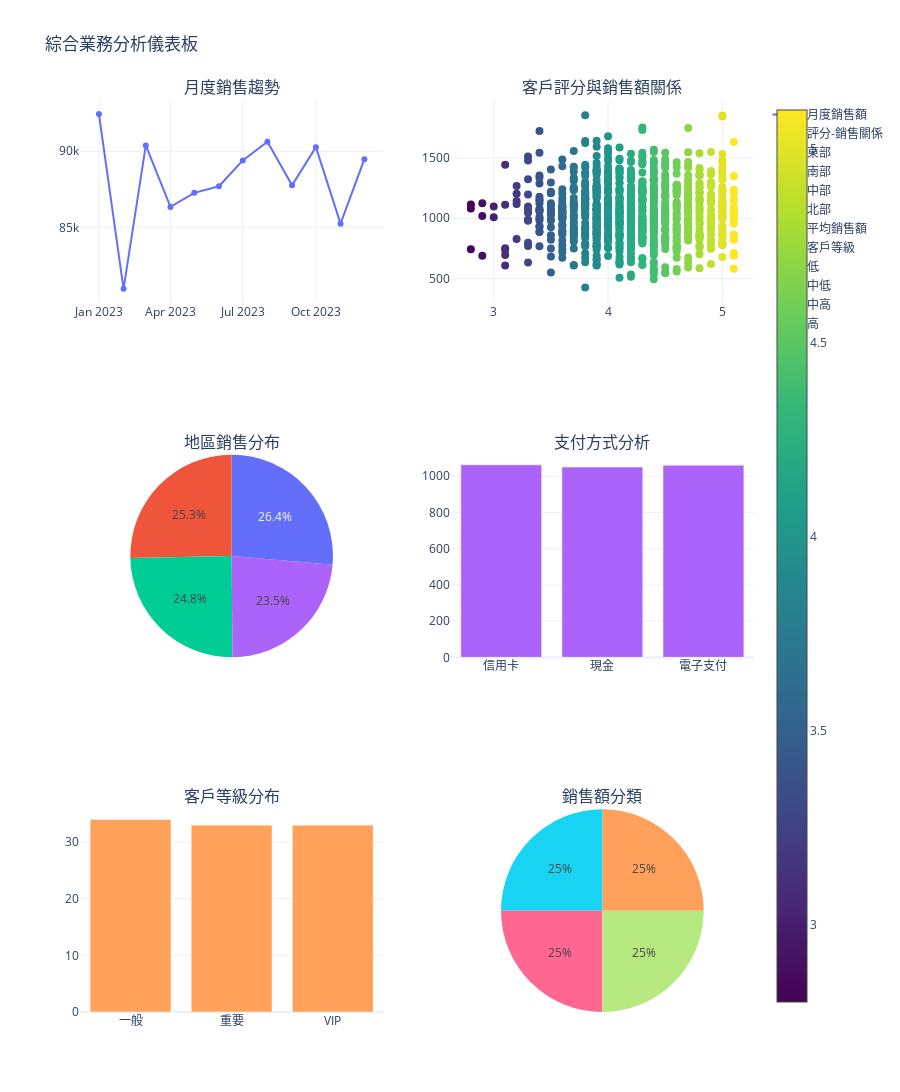

Notebook cell for this chart:
### Markdown cell above
## 2. 數據與圖表整合

### Code cell
def create_integrated_dashboard():
    """創建整合性儀表板"""
    # 1. 準備數據
    monthly_sales = df_processed.groupby('月份').agg({
        '銷售額': 'sum',
        '數量': 'sum',
        '客戶ID': 'nunique',
        '客戶評分': 'mean'
    }).round(2)
    
    # 2. 創建儀表板
    fig = make_subplots(
        rows=3, cols=2,
        subplot_titles=('月度銷售趨勢',
                       '客戶評分與銷售額關係',
                       '地區銷售分布',
                       '支付方式分析',
                       '客戶等級分布',
                       '銷售額分類'),
        specs=[[{'type': 'scatter'}, {'type': 'scatter'}],
               [{'type': 'pie'}, {'type': 'bar'}],
               [{'type': 'bar'}, {'type': 'pie'}]]
    )
    
    # 2.1 月度銷售趨勢
    fig.add_trace(
        go.Scatter(x=monthly_sales.index,
                  y=monthly_sales['銷售額'],
                  mode='lines+markers',
                  name='月度銷售額'),
        row=1, col=1
    )
    
    # 2.2 客戶評分與銷售額關係
    fig.add_trace(
        go.Scatter(x=df_processed['客戶評分'],
                  y=df_processed['銷售額'],
                  mode='markers',
                  marker=dict(
                      size=8,
                      color=df_processed['客戶評分'],
                      colorscale='Viridis',
                      showscale=True
                  ),
                  name='評分-銷售關係'),
        row=1, col=2
    )
    
    # 2.3 地區銷售分布
    region_sales = df_processed.groupby('地區')['銷售額'].sum()
    fig.add_trace(
        go.Pie(labels=region_sales.index,
               values=region_sales.values,
               name='地區分布'),
        row=2, col=1
    )
    
    # 2.4 支付方式分析
    payment_sales = df_processed.groupby('支付方式')['銷售額'].mean()
    fig.add_trace(
        go.Bar(x=payment_sales.index,
               y=payment_sales.values,
               name='平均銷售額'),
        row=2, col=2
    )
    
    # 2.5 客戶等級分布
    customer_level = df_processed['客戶等級'].value_counts()
    fig.add_trace(
        go.Bar(x=customer_level.index,
               y=customer_level.values,
               name='客戶等級'),
        row=3, col=1
    )
    
    # 2.6 銷售額分類
    sales_category = df_processed['銷售分類'].value_counts()
    fig.add_trace(
        go.Pie(labels=sales_category.index,
               values=sales_category.values,
               name='銷售分類'),
        row=3, col=2
    )
    
    # 更新布局
    fig.update_layout(
        height=1200,
        title_text='綜合業務分析儀表板',
        showlegend=True,
        template='plotly_white'
    )
    
    fig.show()

create_integrated_dashboard()

### Figure 1 — Plotly figure (JSON) as saved in the notebook; plotly's stock layout.template omitted (floating-point values rounded to 4 significant figures; data arrays with more than 128 entries replaced by an {"elided": "..."} marker saying what was removed)
{"data": [{"mode": "lines+markers", "name": "月度銷售額", "type": "scatter", "x": ["2023-01", "2023-02", "2023-03", "2023-04", "2023-05", "2023-06", "2023-07", "2023-08", "2023-09", "2023-10", "2023-11", "2023-12"], "xaxis": "x", "y": [92460.0, 80960.0, 90380.0, 86340.0, 87270.0, 87700.0, 89400.0, 90630.0, 87770.0, 90270.0, 85240.0, 89480.0], "yaxis": "y"}, {"marker": {"color": {"elided": "1000 float values"}, "colorscale": [[0, "#440154"], [0.1111, "#482878"], [0.2222, "#3e4989"], [0.3333, "#31688e"], [0.4444, "#26828e"], [0.5556, "#1f9e89"], [0.6667, "#35b779"], [0.7778, "#6ece58"], [0.8889, "#b5de2b"], [1, "#fde725"]], "showscale": true, "size": 8}, "mode": "markers", "name": "評分-銷售關係", "type": "scatter", "x": {"elided": "1000 float values"}, "xaxis": "x2", "y": {"elided": "1000 float values"}, "yaxis": "y2"}, {"domain": {"x": [0, 0.45], "y": [0.3889, 0.6111]}, "labels": ["中部", "北部", "南部", "東部"], "name": "地區分布", "type": "pie", "values": [262600.0, 248700.0, 267700.0, 278800.0]}, {"name": "平均銷售額", "type": "bar", "x": ["信用卡", "現金", "電子支付"], "xaxis": "x3", "y": [1063.0, 1050.0, 1061.0], "yaxis": "y3"}, {"name": "客戶等級", "type": "bar", "x": ["一般", "重要", "VIP"], "xaxis": "x4", "y": [34, 33, 33], "yaxis": "y4"}, {"domain": {"x": [0.55, 1], "y": [0, 0.2222]}, "labels": ["低", "中低", "中高", "高"], "name": "銷售分類", "type": "pie", "values": [250, 250, 250, 250]}], "layout": {"annotations": [{"font": {"size": 16}, "showarrow": false, "text": "月度銷售趨勢", "x": 0.225, "xanchor": "center", "xref": "paper", "y": 1, "yanchor": "bottom", "yref": "paper"}, {"font": {"size": 16}, "showarrow": false, "text": "客戶評分與銷售額關係", "x": 0.775, "xanchor": "center", "xref": "paper", "y": 1, "yanchor": "bottom", "yref": "paper"}, {"font": {"size": 16}, "showarrow": false, "text": "地區銷售分布", "x": 0.225, "xanchor": "center", "xref": "paper", "y": 0.6111, "yanchor": "bottom", "yref": "paper"}, {"font": {"size": 16}, "showarrow": false, "text": "支付方式分析", "x": 0.775, "xanchor": "center", "xref": "paper", "y": 0.6111, "yanchor": "bottom", "yref": "paper"}, {"font": {"size": 16}, "showarrow": false, "text": "客戶等級分布", "x": 0.225, "xanchor": "center", "xref": "paper", "y": 0.2222, "yanchor": "bottom", "yref": "paper"}, {"font": {"size": 16}, "showarrow": false, "text": "銷售額分類", "x": 0.775, "xanchor": "center", "xref": "paper", "y": 0.2222, "yanchor": "bottom", "yref": "paper"}], "height": 1200, "showlegend": true, "title": {"text": "綜合業務分析儀表板"}, "xaxis": {"anchor": "y", "domain": [0, 0.45]}, "xaxis2": {"anchor": "y2", "domain": [0.55, 1]}, "xaxis3": {"anchor": "y3", "domain": [0.55, 1]}, "xaxis4": {"anchor": "y4", "domain": [0, 0.45]}, "yaxis": {"anchor": "x", "domain": [0.7778, 1]}, "yaxis2": {"anchor": "x2", "domain": [0.7778, 1]}, "yaxis3": {"anchor": "x3", "domain": [0.3889, 0.6111]}, "yaxis4": {"anchor": "x4", "domain": [0, 0.2222]}}}
